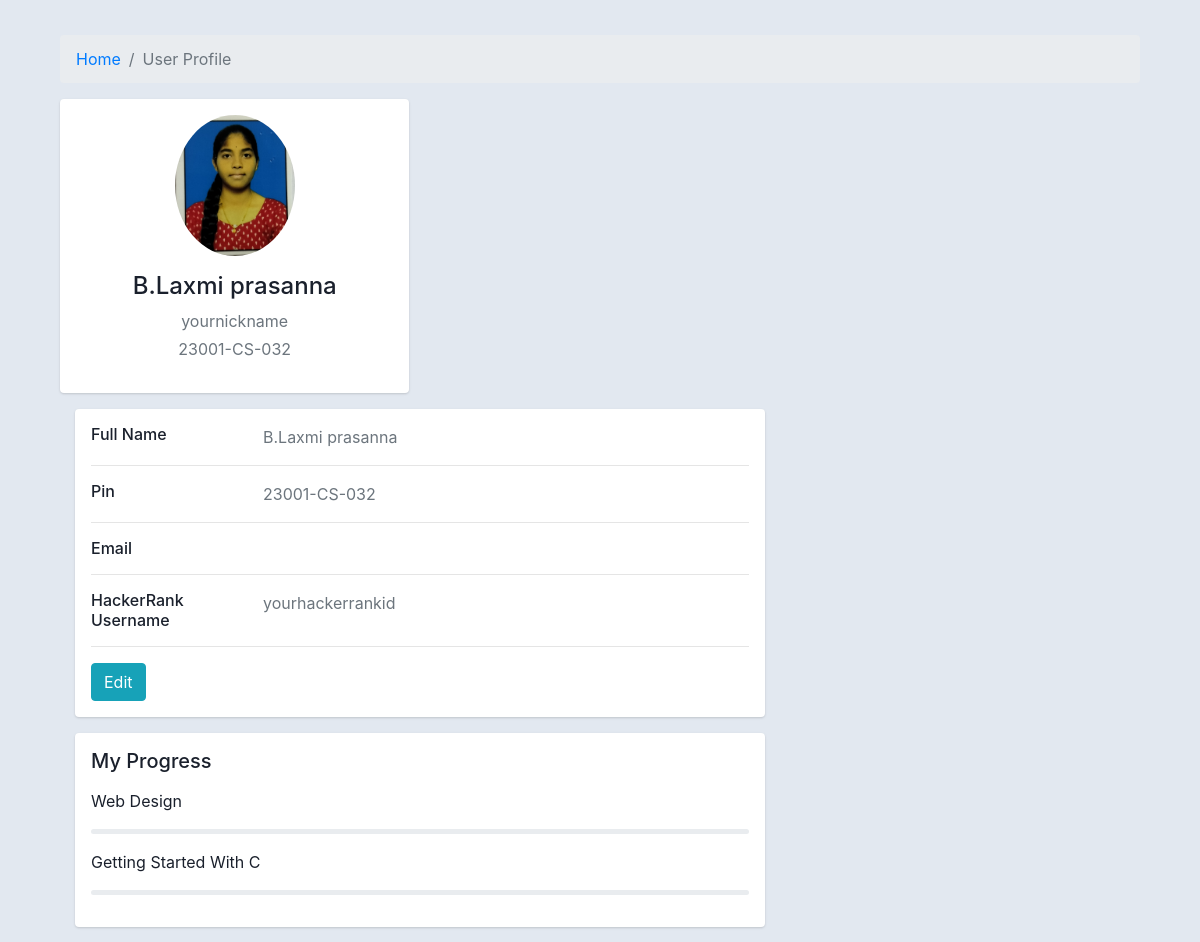
Page /profile/ (signed in) on the earlier database version.
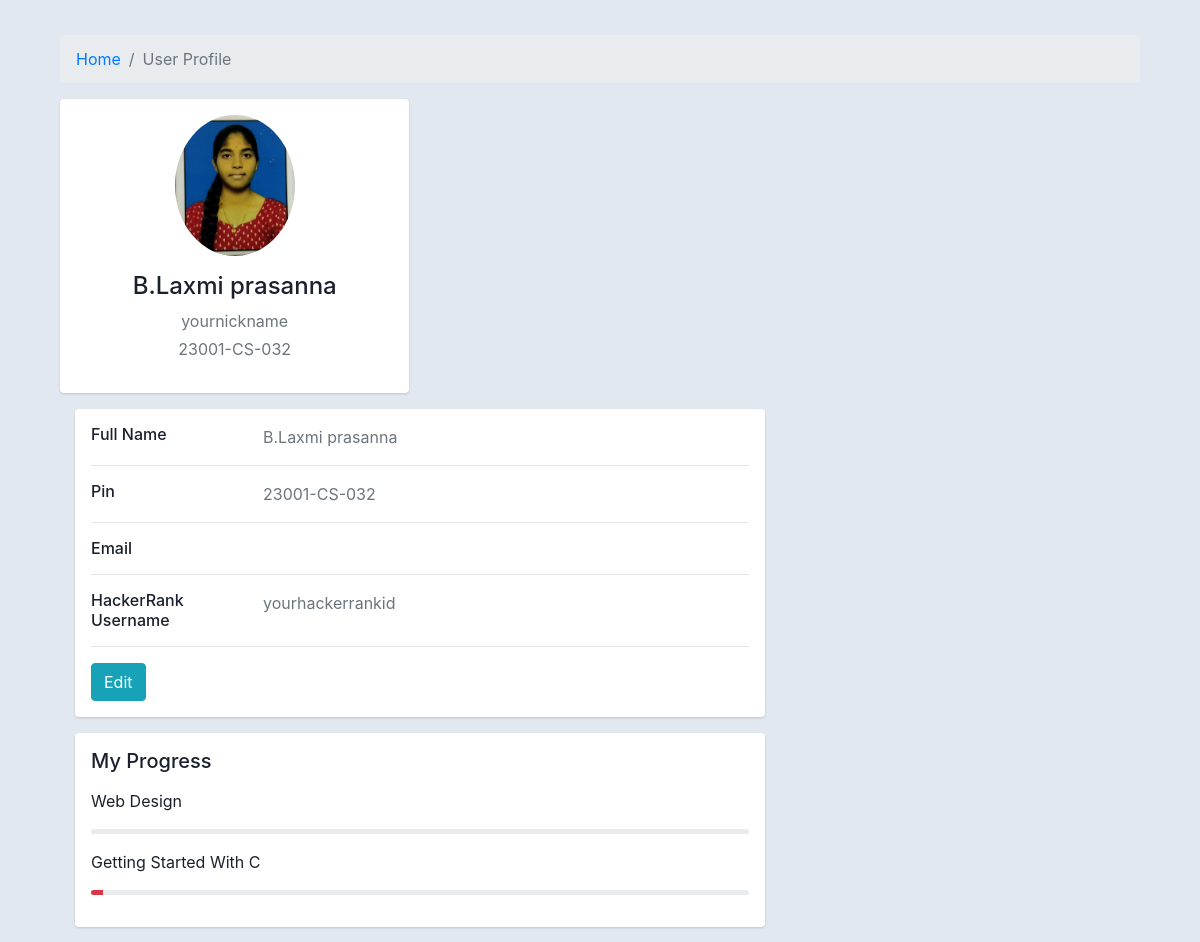
Same page on the later database version.
### profilepage/models.py (models this page shows, shortened)
class Profile(models.Model):
    user = models.OneToOneField(User, on_delete=models.CASCADE)
    nickname = models.CharField(max_length=30,default='yournickname')
    hackerrank_id = models.CharField(max_length=20,default='yourhackerrankid')
    c1progress = models.FloatField(default='0')
    c2progress = models.FloatField(default='0')
    name = models.CharField(max_length=50)
    imguploadlimit = models.PositiveSmallIntegerField(default='10')
    image = models.ImageField(upload_to='profile_images/', default='profile_images/default.jpg')

### profilepage/views.py (the view)
# urls.py: path('profile/',include('profilepage.urls')),
@login_required
def profile(request):
    user_profile = Profile.objects.filter(user=request.user).first()
    if user_profile is None:
        return redirect('home')
    else:
        context = {'user_profile': user_profile}
        return render(request, 'profile/userprofile.html', context)

### templates/profile/userprofile.html (shortened to what this page needs)
<!DOCTYPE html>
<html lang="en">
<head>
    <link href="https://cdn.jsdelivr.net/npm/bootstrap@4.4.1/dist/css/bootstrap.min.css" rel="stylesheet">
</head>
<body>
    <div class="container">
        <div class="main-body">
            <nav aria-label="breadcrumb" class="main-breadcrumb">
                <ol class="breadcrumb">
                    <li class="breadcrumb-item"><a href="{% url 'home'%}">Home</a></li>
                    <li class="breadcrumb-item active" aria-current="page">User Profile</li>
                </ol>
            </nav>
            <div class="row gutters-sm">
                <div class="col-md-4 mb-3">
                    <div class="card">
                        <div class="card-body">
                            <div class="d-flex flex-column align-items-center text-center">
                                <img src="{{ user_profile.image.url }}" alt="UserProfile"
                                    class="rounded-circle" width="120">
                                <div class="mt-3">
                                    <h4>{{ user_profile.name }}</h4>
                                    <p class="text-secondary mb-1">{{ user_profile.nickname }}</p>
                                    <p class="text-muted font-size-sm">{{ user_profile.user.username }}</p>
                                </div>
                            </div>
                        </div>
                    </div>
                    </div>
                </div>
                <div class="col-md-8">
                    <div class="card mb-3">
                        <div class="card-body">
                            <div class="row">
                                <div class="col-sm-3">
                                    <h6 class="mb-0">Full Name</h6>
                                </div>
                                <div class="col-sm-9 text-secondary">
                                    {{ user_profile.name }}
                                </div>
                            </div>
                            <hr>
                            <div class="row">
                                <div class="col-sm-3">
                                    <h6 class="mb-0">Pin</h6>
                                </div>
                                <div class="col-sm-9 text-secondary">
                                 {{ user_profile.user.username }}
                                </div>
                            </div>
                            <hr>
                            <div class="row">
                                <div class="col-sm-3">
                                    <h6 class="mb-0">Email</h6>
                                </div>
                                <div class="col-sm-9 text-secondary">
                                </div>
                            </div>
                            <hr>
                            <div class="row">
                                <div class="col-sm-3">
                                    <h6 class="mb-0">HackerRank Username</h6>
                                </div>
                                <div class="col-sm-9 text-secondary">
                                    {{ user_profile.hackerrank_id }}
                                </div>
                            </div>
                            <hr>
                            <div class="row">
                                <div class="col-sm-12">
                                    <a class="btn btn-info " target="__blank"
                                        href="editprofile/">Edit</a>
                                </div>
                            </div>
                        </div>
                    </div>
                    <div class="row gutters-sm">
                        <div class="col">
                            <div class="card h-100">
                                <div class="card-body">
                                    <h5 class="d-flex align-items-center mb-3">My Progress</h5>
                                     <p>Web Design</p>
                                    <div class="progress mb-3" style="height: 5px">
                                    </div>
                                    <p>Getting Started With C</p>
                                    <div class="progress mb-3" style="height: 5px">
                                        <div class="progress-bar bg-danger" role="progressbar" style="width: {{user_profile.c2progress}}%"
                                            aria-valuenow="72" aria-valuemin="0" aria-valuemax="100"></div>
                                    </div>
                                    </div>
                                </div>
                            </div>
                        </div>
                    </div>
                </div>
            </div>
</body>
</html>

### templates/profile/userprofile.html (style rules this page uses)
body { margin-top: 20px; color: #1a202c; text-align: left; background-color: #e2e8f0; }
.main-body { padding: 15px; }
.card { box-shadow: 0 1px 3px 0 rgba(0, 0, 0, .1), 0 1px 2px 0 rgba(0, 0, 0, .06); }
.card { position: relative; display: flex; flex-direction: column; min-width: 0; word-wrap: break-word; background-color: #fff; background-clip: border-box; border: 0 solid rgba(0, 0, 0, .125); border-radius: .25rem; }
.card-body { flex: 1 1 auto; min-height: 1px; padding: 1rem; }
.gutters-sm { margin-right: -8px; margin-left: -8px; }
.gutters-sm>.col, .gutters-sm>[class*=col-] { padding-right: 8px; padding-left: 8px; }
.mb-3, .my-3 { margin-bottom: 1rem !important; }
.h-100 { height: 100% !important; }

Differences in the rows shown:
changed Profile "B.Laxmi prasanna": c2progress 0 → 1.78571 (drawn)
